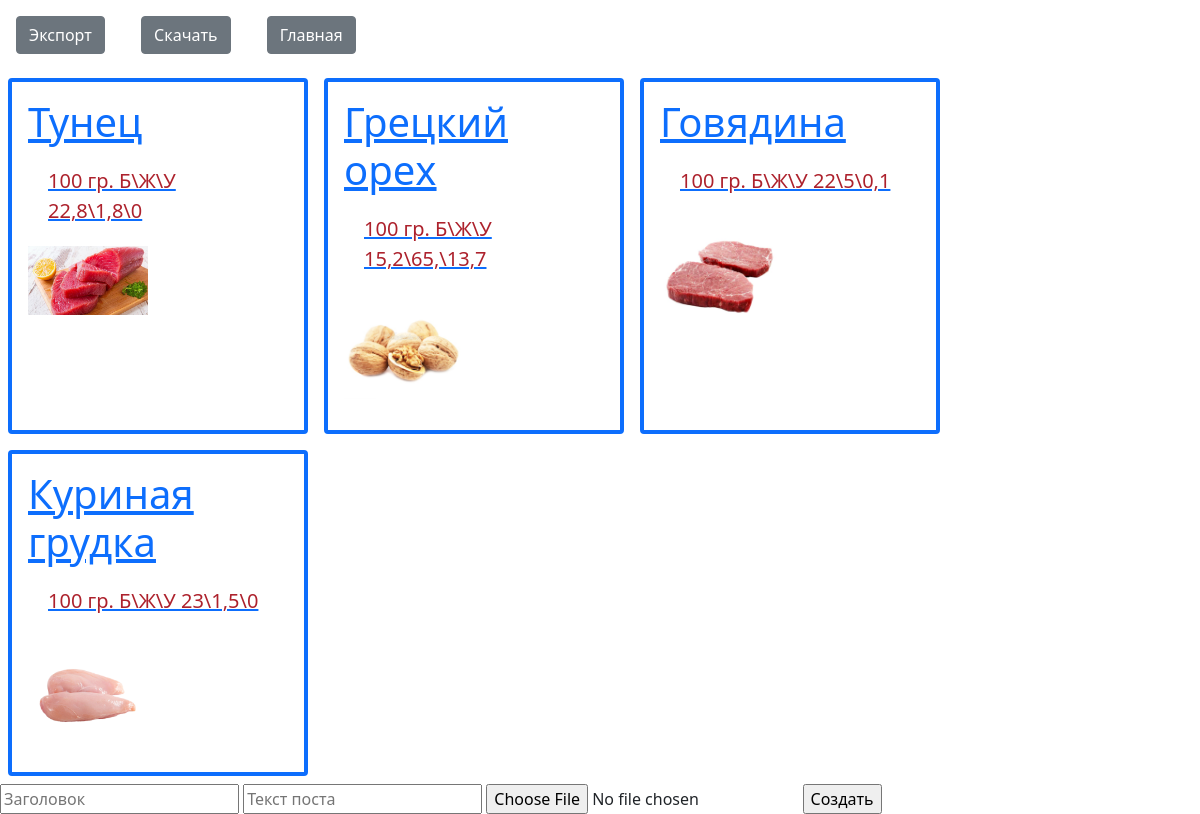
The page /posts on the database its author committed.
### tur/models.py (models this page shows, shortened)
class Posts(models.Model):
    title = models.CharField(max_length=100)
    text = models.TextField()
    image = models.CharField(max_length=100, default='')

### tur/views.py (the view)
# urls.py: path('posts',views.posts),
def posts(request):
    posts = Posts.objects.all()
    return render(request, 'posts.html', {'posts': posts})

### tur/templates/posts.html (shortened to what this page needs)
{% extends "base.html" %}
{% load static %}
{% block content %}
        <div>
            <a class="btn btn-secondary  m-3" href = "/export">
                Экспорт
            </a>
            <a class="btn btn-secondary  m-3" m-2 href = "/download">
                Скачать
            </a>
            <a class="btn btn-secondary  m-3" href="/">
                Главная
            </a>
        </div>
        <div class="d-flex flex-wrap">
        {% for post in posts %}
            <a href="post/{{post.id}}">
            <div class = "border border-4 border-primary w-25 m-2 p-3 rounded">
                <h3 class = "fs-1">{{post.title}}</h3>
                <p class = "post-text">{{post.text}} </p>
                <img style="width: 10vw;" src = "static/images/{{post.image}}" alt=""/>
            </a>
            </div>
        {% endfor %}
        <div>
            <form action="newpost" method = "POST"enctype="multipart/form-data">
                <input type = "title" placeholder = "Заголовок" name="title" />
                <input type = "text" placeholder = "Текст поста" name="text" />
                <input type = "file" name="file" />
                <input type = "submit" value = "Создать" />
            </form>
          </div>
{% endblock %}

### tur/templates/base.html (shortened to what this page needs)
<!doctype html>
<html lang="ru">
    <head>
        {% load static %}
        <link rel="stylesheet" href="{%static 'css/style.css' %}" />
        <link href="https://cdn.jsdelivr.net/npm/bootstrap@5.0.2/dist/css/bootstrap.min.css" rel="stylesheet">
    </head>
    <body>
        {% block content %}
        {% endblock %}
    </body>
</html>

### tur/static/css/style.css (style rules this page uses)
.post-text { color: rgb(173, 34, 45); margin: 20px; font-size: 20px; }

### rows shown on the page
Posts: title "Тунец", text "100 гр. Б\\Ж\\У 22,8\\1,8\\0", image (picture)
Posts: title "Грецкий орех", text "100 гр. Б\\Ж\\У 15,2\\65,\\13,7", image (picture)
Posts: title "Говядина", text "100 гр. Б\\Ж\\У 22\\5\\0,1", image (picture)
Posts: title "Куриная грудка", text "100 гр. Б\\Ж\\У 23\\1,5\\0", image (picture)
